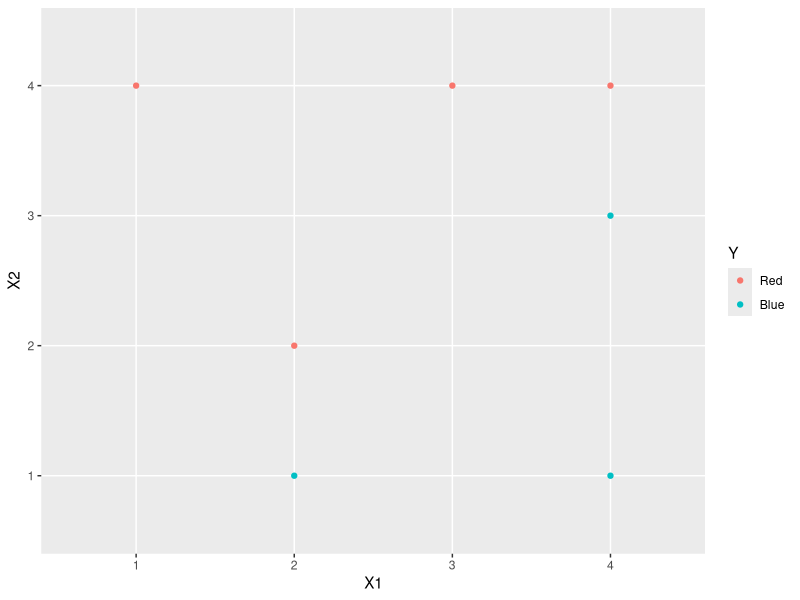
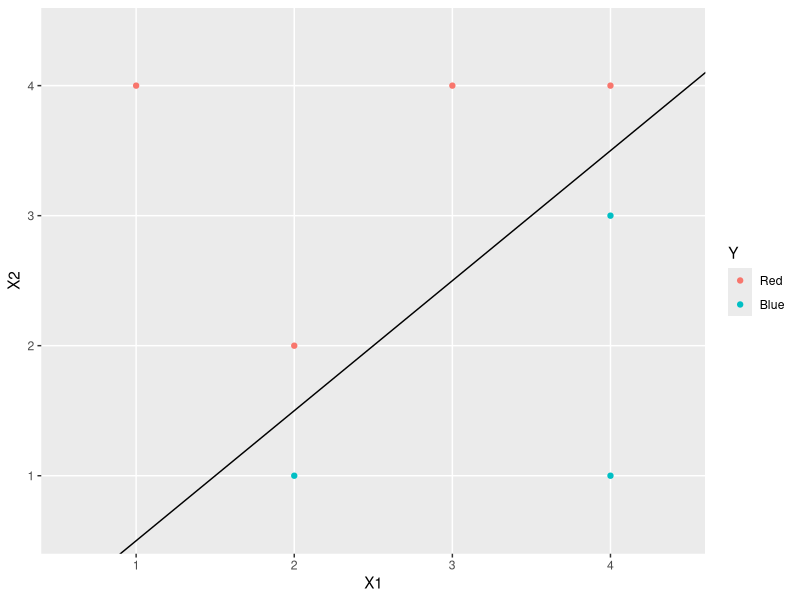
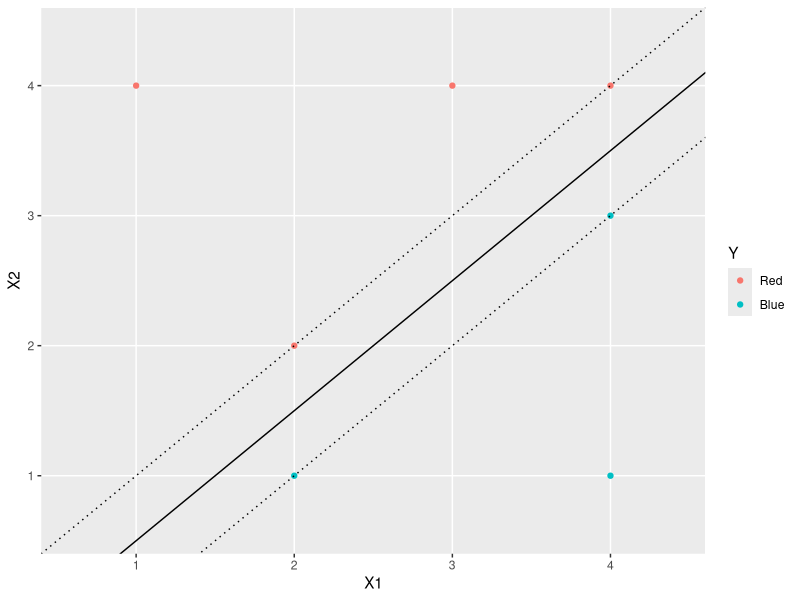
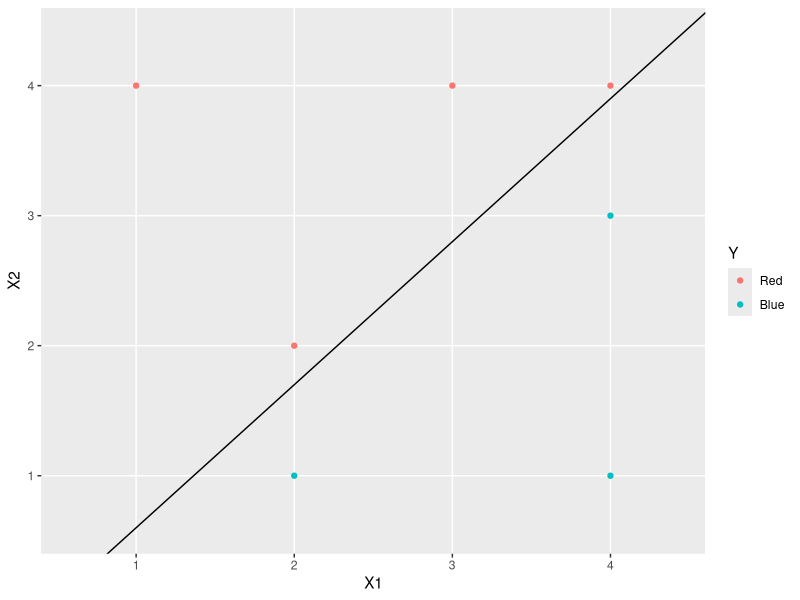
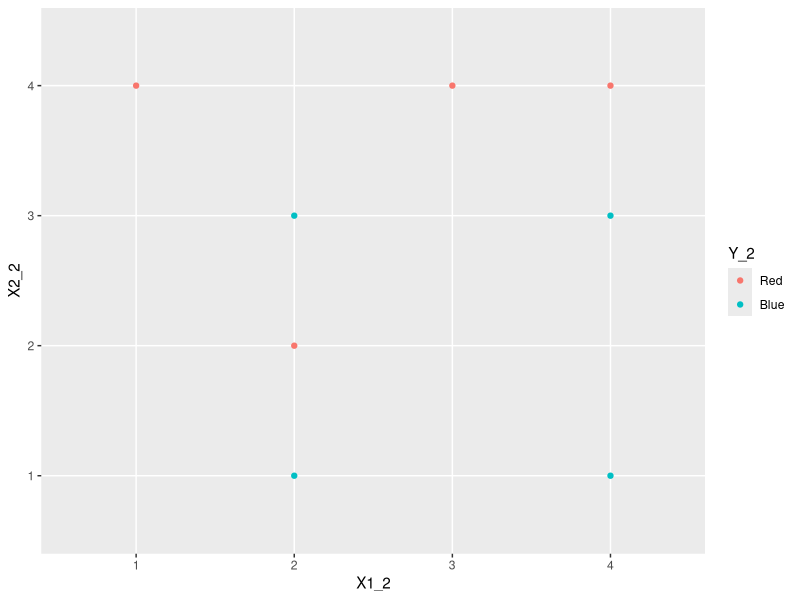
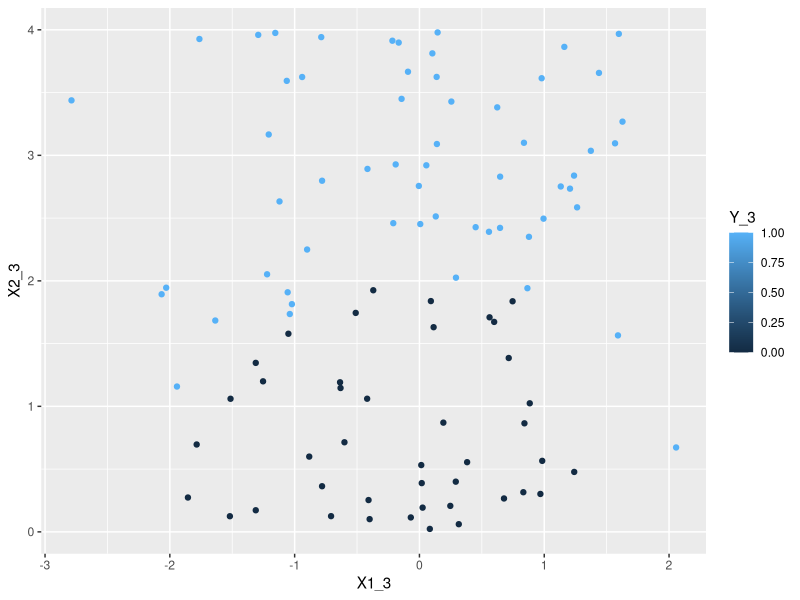
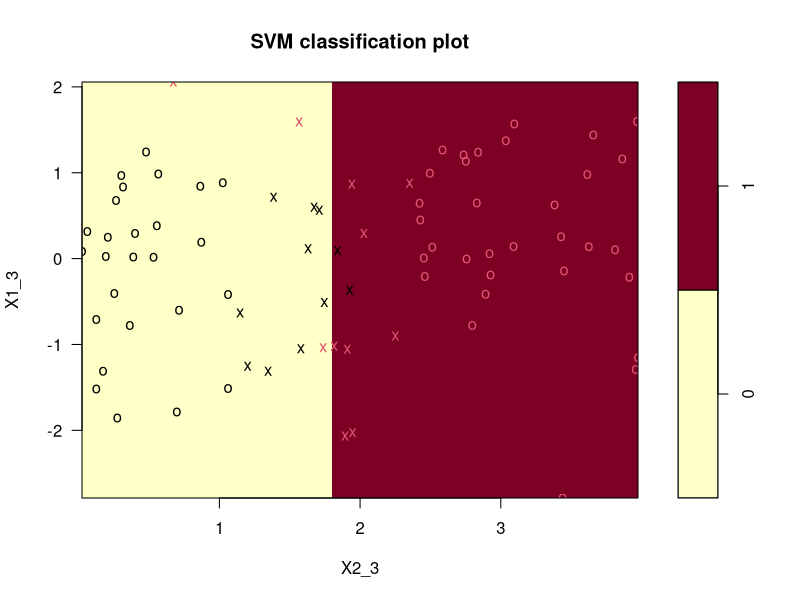
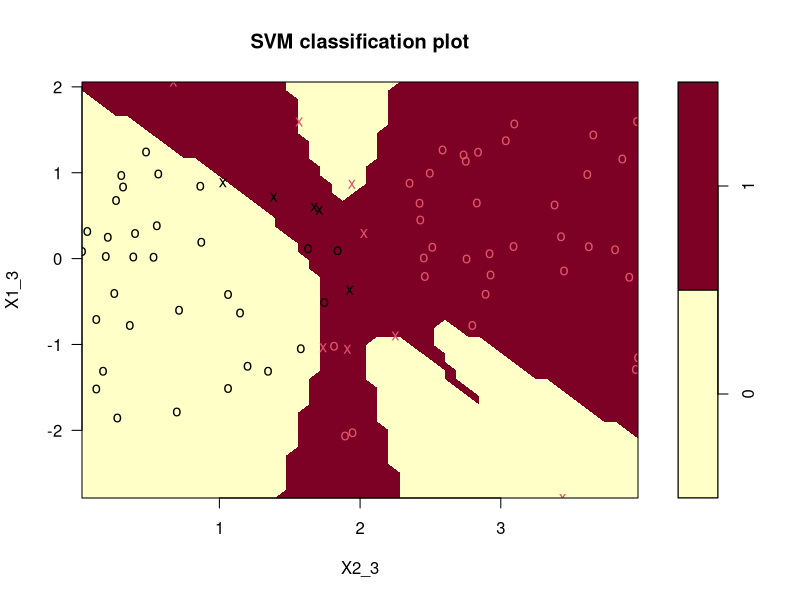

These figures' R source, in order:
## ---- chunk 1
knitr::opts_chunk$set(echo = TRUE)
## ---- chunk 2
#enter data
X1 <- c(3,2,4,1,2,4,4)
X2 <- c(4,2,4,4,1,3,1)
Y <- c("Red","Red","Red","Red","Blue","Blue","Blue")
toy <- as.data.frame(cbind(X1,X2,Y))
toy$Y <- factor(toy$Y,levels=c("Red","Blue"))

#create "sketch"
require(tidyverse)
ggplot(toy, aes(x=X1, y=X2)) + geom_point(aes(color=Y))
## ---- chunk 3
#sketch
ggplot(toy, aes(x=X1, y=X2)) + geom_point(aes(color=Y)) + geom_abline(slope=1,intercept=-0.5)
## ---- chunk 4
#sketch
ggplot(toy, aes(x=X1, y=X2)) + geom_point(aes(color=Y)) + geom_abline(slope=1,intercept=-0.5) + geom_abline(slope=1, intercept=0, linetype="dotted") + geom_abline(slope=1, intercept=-1,linetype="dotted")
## ---- chunk 5
#sketch
ggplot(toy, aes(x=X1, y=X2)) + geom_point(aes(color=Y)) + geom_abline(slope=1.1,intercept=-0.5)
## ---- chunk 6
#add extra point
X1_2 <- c(3,2,4,1,2,4,4,2)
X2_2 <- c(4,2,4,4,1,3,1,3)
Y_2 <- c("Red","Red","Red","Red","Blue","Blue","Blue","Blue")
toy_2 <- as.data.frame(cbind(X1_2,X2_2,Y_2))
toy_2$Y_2 <- factor(toy_2$Y_2,levels=c("Red","Blue"))

#sketch
ggplot(toy_2, aes(x=X1_2, y=X2_2)) + geom_point(aes(color=Y_2))
## ---- chunk 7
#generate data
set.seed(1354)
X1_3 <- rnorm(100)
X2_3 <- runif(100, min = 0, max = 4)
Y_3 <- ifelse(X1_3**2 + X2_3**2 <= 4, 0, 1)
df <- as.data.frame(cbind(X1_3, X2_3, Y_3))

#plot data
ggplot(df, aes(x=X1_3, y=X2_3)) + geom_point(aes(color=Y_3))

#show that in this setting, a support vector machine with polynomial kernal (with degree greater than 1) or a radial kernel will outperform a support vector classifier on the training data

#create train and test
set.seed(1356)
train_sample <- sample(1:100,size=80,replace=F)
train <- df[train_sample,]
test <- df[-train_sample,]

#support vector classifier
require(e1071)
svc <- svm(factor(Y_3) ~ ., data = train, kernel = "linear")
summary(svc)
tune.out.svc <- tune(svm, factor(Y_3) ~ .,data=df, kernel = "linear", ranges = list(cost = c(0.001, 0.01, 0.1, 1, 5, 10, 100)))
summary(tune.out.svc)
#we want cost to be 1
best_svc <- svm(factor(Y_3) ~ ., data = train, kernel = "linear", cost=1)
summary(best_svc)
#error rate
table(predict = (predict(best_svc,test)), truth = test$Y_3)
#error rate is 3/20 = 15%
plot(best_svc,train) #not too shabby

#support vector machine with polynomial kernel
tune_out_svm_polynomial <- tune(svm, factor(Y_3) ~ ., data=train, kernel= "polynomial", ranges = list(
  cost = c(0.1, 1, 10, 100, 1000),
  gamma = c(0.5, 1, 2, 3, 4)
))
summary(tune_out_svm_polynomial)
#want cost to be 1000 and gamma to be 4
svm_poly <- svm(factor(Y_3) ~ . , data=train, kernel = "polynomial", gamma = 4, cost = 1000, degree=5)
plot(svm_poly, train) #fascinating
table(predict = predict(svm_poly,test), truth = test$Y_3)
#error rate 3/20 = 15%

#support vector machine with radial kernel
tune_out_svm_radial <- tune(svm, factor(Y_3) ~ ., data=train, kernel= "radial", ranges = list(
  cost = c(0.1, 1, 10, 100, 1000),
  gamma = c(0.5, 1, 2, 3, 4)
))
summary(tune_out_svm_radial)
#want cost to be 10 and gamma to be 1
svm_radial <- svm(factor(Y_3) ~ . , data=train, kernel = "radial", gamma = 1, cost = 10)
plot(svm_radial, train) #fascinating
table(predict = predict(svm_radial,test), truth = test$Y_3)
#error rate 2/20 = 10% 
## ---- chunk 8
#generate data set
set.seed(1500)
x1 <- runif(500) - 0.5
x2 <- runif(500) - 0.5
y <- 1*(x1^2 - x2^2 > 0)
data_95 <- data.frame(x1,x2,factor(y))
## ---- chunk 9
#plot data
ggplot(data_95, aes(x=x1,y=x2)) + geom_point(aes(color=factor(y))) 
## ---- chunk 10
#create train and test
set.seed(8383)
tr_sample <- sample(1:500,size=500*.8,replace=F)
train_95 <- data_95[tr_sample,]
test_95 <- data_95[-tr_sample,]

#binomial family glm
log_reg <- glm(factor.y. ~ .,data = train_95,family="binomial")
## ---- chunk 11
#predict on training data
preds_95d <- predict(log_reg, data=train_95,type="response")
preds_95d <- ifelse(preds_95d > 0.5,1,0)
pred_df <- data.frame(train_95$x1,train_95$x2,preds_95d)

#plot
ggplot(pred_df, aes(x=`train_95.x1`,y=`train_95.x2`)) + geom_point(aes(color=preds_95d)) 
## ---- chunk 12
#fit model
log_reg_2 <- glm(factor.y. ~ x1**2 + x1*x2 + x1**5 + exp(x1),data = train_95,family="binomial")
## ---- chunk 13
#predict on training data
preds_95e <- predict(log_reg_2, data=train_95,type="response")
preds_95e <- ifelse(preds_95e > 0.5,1,0)
pred_df95e <- data.frame(train_95$x1,train_95$x2,preds_95e)

#plot
ggplot(pred_df95e, aes(x=`train_95.x1`,y=`train_95.x2`)) + geom_point(aes(color=preds_95e)) 
## ---- chunk 14
#support vector classifier
svc_95 <- svm(factor.y. ~ ., data = train_95, kernel = "linear")
set.seed(19)
tune.out.svc.95 <- tune(svm, factor.y.~.,data=train_95, kernel = "linear", ranges = list(cost = c(0.001, 0.01, 0.1, 1, 5, 10, 100)))
summary(tune.out.svc.95)
#we want cost to be 5
best_svc_95 <- svm(factor.y. ~ ., data = train_95, kernel = "linear", cost=5)
summary(best_svc_95)
#predict
preds_95g <- predict(best_svc_95,train_95)
#preds data frame
preds_df95g <- data.frame(train_95$x1,train_95$x2,preds_95g)
ggplot(preds_df95g, aes(x=`train_95.x1`,y=`train_95.x2`)) + geom_point(aes(color=preds_95g))  
## ---- chunk 15
#support vector machine with polynomial kernel
set.seed(9934)
tune_out_svm_polynomial_95 <- tune(svm, factor.y. ~ ., data=train_95, kernel= "polynomial", ranges = list(
  cost = c(0.1, 1, 10),
  gamma = c(0.5, 1, 2, 3)
))
summary(tune_out_svm_polynomial_95)
#want cost to be 1 and gamma to be 1
svm_poly_95 <- svm(factor.y. ~ . , data=train_95, kernel = "polynomial", gamma = 1, cost = 1, degree=4)
poly_95_preds <- predict(svm_poly_95,train_95)

#preds data frame
preds_df95h <- data.frame(train_95$x1,train_95$x2,poly_95_preds)
ggplot(preds_df95g, aes(x=`train_95.x1`,y=`train_95.x2`)) + geom_point(aes(color=poly_95_preds))  

table(poly_95_preds,train_95$factor.y.)
#error rate 15/400 = 3.75%
